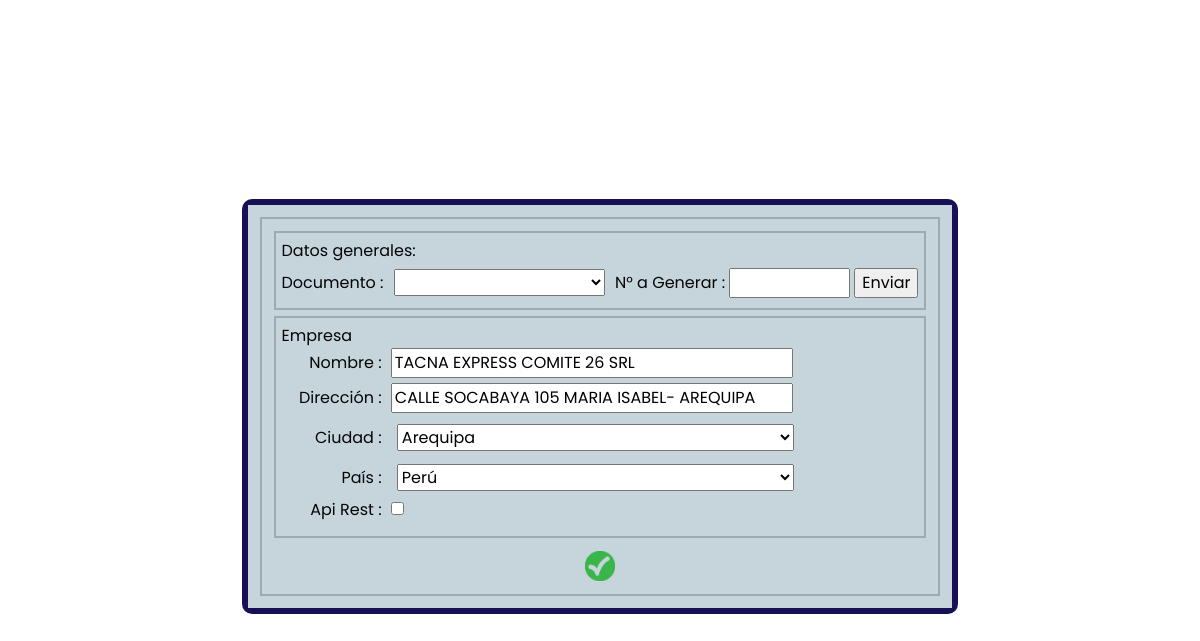
Page /parametros_sistema.php (signed in) on the earlier database version.
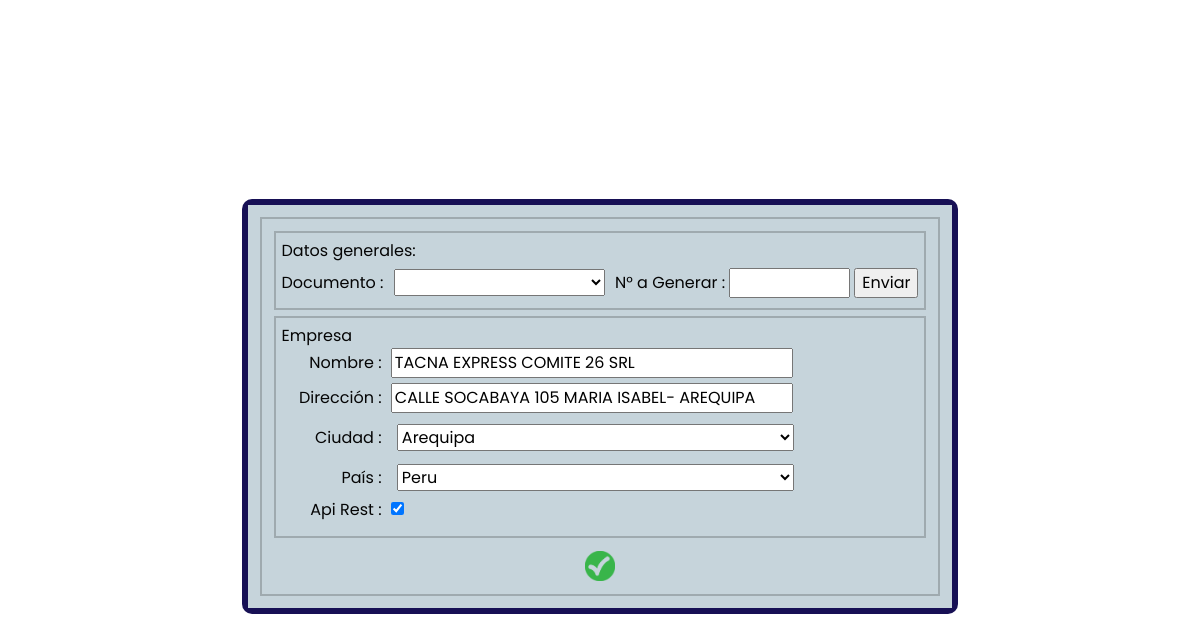
Same page on the later database version.
### tables this page shows
CREATE TABLE `ftge2007` (
  `IDEM` varchar(2) DEFAULT NULL,
  `CODI` varchar(5) NOT NULL,
  `TITU` varchar(55) DEFAULT NULL,
  `NOMB` varchar(90) DEFAULT NULL,
  `DIRE` varchar(60) DEFAULT NULL,
  `FECH` datetime DEFAULT NULL,
  `FONO` varchar(15) DEFAULT NULL,
  `ACTI` varchar(1) NOT NULL,
  `FLC` varchar(1) DEFAULT NULL,
  `CITY` varchar(8) DEFAULT NULL,
  `PAIS` varchar(20) DEFAULT NULL,
  `COND` varchar(1) DEFAULT NULL,
  `ZONA` varchar(2) DEFAULT NULL,
  `TOLE` float DEFAULT NULL,
  `PLAZ` float DEFAULT NULL,
  `FINA` float DEFAULT NULL,
  `SERIE` varchar(4) DEFAULT NULL,
  `COMC` float DEFAULT NULL,
  `COMC1` float DEFAULT NULL,
  `COMC2` float DEFAULT NULL,
  `MONC` float DEFAULT NULL,
  `PORC` float DEFAULT NULL,
  `PORV` float DEFAULT NULL,
  `MON2` float DEFAULT NULL,
  `MON3` float DEFAULT NULL,
  `TFAX` varchar(30) DEFAULT NULL,
  `RUC` varchar(11) DEFAULT NULL,
  `CODC` varchar(5) DEFAULT NULL,
  `SIGLA` varchar(10) DEFAULT NULL,
  `IDDOC` varchar(1) DEFAULT NULL,
  `USER` varchar(2) DEFAULT NULL,
  `ORDE` float DEFAULT NULL,
  `IDVENTA` varchar(1) DEFAULT NULL,
  `EMAIL` varchar(50) DEFAULT NULL
);

### parametros_sistema.php (the view, shortened to what this page needs)
<?php
    $conexion = connect_db();
    $documentos = mysqli_query($conexion,"SELECT * FROM vftge2007");
    $parametros = mysqli_query($conexion,"SELECT * FROM ftge2007 WHERE CODI = '14' ");
    $parametros = mysqli_fetch_assoc($parametros);
    $user = $_SESSION["username"];
?>
<!DOCTYPE html>
            <html lang="es">
            <head>
                <link rel="stylesheet" href="https://cdn.jsdelivr.net/npm/bootstrap@4.6.1/dist/css/bootstrap.min.css">
                <link rel="stylesheet" href="Css/parametros.css">
            </head>
            <body>
              <div class="wrapper">
                <form class ="formulario" id="miFormulario" method="POST" action="procesos.php?pagina_anterior=<?php echo urlencode($_SERVER['PHP_SELF']); ?>">
                    <div class="contenido">
                      <div class="contenido">
                        <div>
                            <a>Datos generales:</a>
                            <br>
                            <a>Documento :</a>
                            <select name="docu" id ="miSelector" onchange = "change_documento()">
                                <option value=""></option>
                                <?php
                                if ($documentos) {
                                    while ($fila = mysqli_fetch_assoc($documentos)) {
                                          echo "<option value='" . $fila['CODI'] . "' style='background-color: black; color: white;'>" . $fila['DOCUMENTO'] .  "</option>";
                                    }
                                } else {
                                     echo "Error al ejecutar la consulta: " . mysqli_error($conexion);
                                }
                                ?>
                            </select>
                            <a>N° a Generar :</a>
                            <input id="NR" type="text" oninput="validarCodigo(this)" name="NR" style="width: 12ch;" onkeypress="return handleEnter(event, 'enviar')">
                            <input onclick="submitFormWithoutRequired()" type="submit" value="Enviar" name="enviar_doc" id="enviar_doc">
                        </div>
                            </div>
                        <div class="contenido">
                            <a>Empresa</a>
                            <div>
                                <label>Nombre : </label>
                                <input id="nomb" type="text" name="nomb"  value ="<?php echo $parametros['NOMB'] ?? '';?>" oninput="validarIGV(this)" required style="width: 40ch;" max="100" onkeypress="return handleEnter(event, 'rucDni1')">
                                <br>
                                <label>Dirección : </label>
                                <input id="dire" type="text" name="dire"  value ="<?php echo $parametros['DIRE'] ?? '';?>" oninput="validarIGV(this)" required style="width: 40ch;" max="100" onkeypress="return handleEnter(event, 'rucDni1')">
                                <br>
                                <label>Ciudad : </label>
                                <select name="ciudad" id ="ciudad" style="width: 39.5ch;">
                                    <option value="<?php echo $parametros['CITY'] ?? '';?>"><?php echo $parametros['CITY'] ?? '';?></option>
                                </select>
                                <br>
                                <label>País : </label>
                                <select name="pais" id ="pais" onchange = "cargarDepartamentos()" style="width: 39.5ch;">
                                    <option value="<?php echo $parametros['PAIS'] ?? '';?>"><?php echo $parametros['PAIS'] ?? '';?></option>
                                </select>
                                <br>
                                <?php if($user === "A"){ ?>
                                <label>Api Rest : </label>
                                <input type="checkbox" name="miCheck" id="miCheck" <?php if ($parametros['COMC1'] == 1) echo 'checked'; ?>>
                                <?php }?>
                            </div>
                        </div>
                        <div>
                            <button type="submit" name="guardar_parametros" class="btn"><img id="image" src="img/aceptar.png" alt="Image 1" width="30px" height="30px"></button>
                        </div>
                        </div>
                    </div>
            </body>
        </html>

Differences in the rows shown:
changed ftge2007 "TACNA EXPRESS COMITE 26 SRL": pais "Perú" → "Peru"; COMC1 "☐" → "☑"
